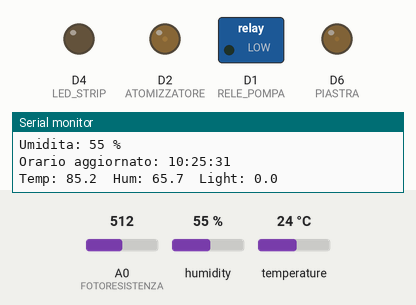
Simulated run of this sketch. Board: ESP8266 (NodeMCU). On the bench: switched loads named in the sketch (green lamp = pin HIGH), output pins drawn as LEDs (lit = HIGH), the last lines printed to the serial monitor. The inputs (shaded band) are chosen by the test bench; at power-on: humidity 55 %, A0 (FOTORESISTENZA) = 512, temperature 24 °C. WiFi joins after 1.5 s; servers stay silent unless stated; network time is answered at once with the bench clock; the local clock reads 2024-03-15 10:24:30 at power-on unless the sketch sets it; pins used as bus, display or sensor lines are not drawn.

Above: at 2.7 s.
2.8 s: humidity set to 22 %
6.3 s: A0 (FOTORESISTENZA) set to 465
At 8.23 s:
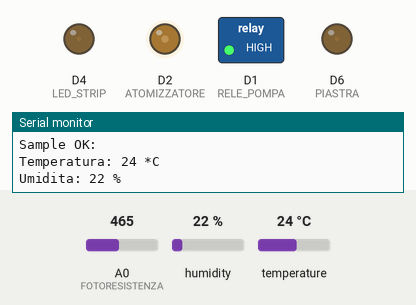
9.8 s: temperature set to 6 °C
At 12.14 s:
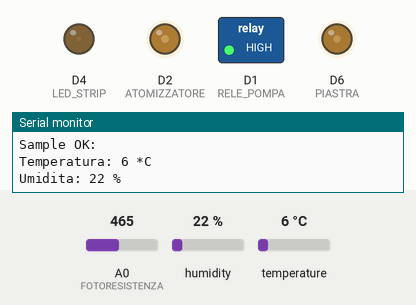
13.5 s: A0 (FOTORESISTENZA) set to 485
At 13.8 s:
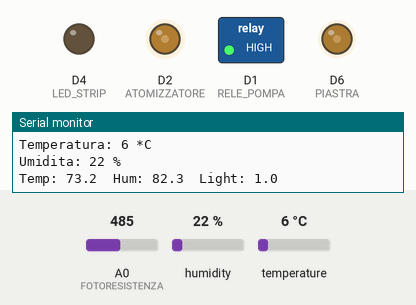
17.0 s: humidity set to 40 %
20.5 s: A0 (FOTORESISTENZA) set to 306
At 28.1 s:
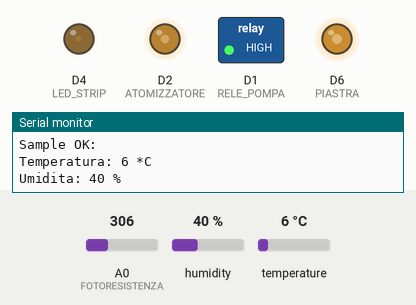
Timing chart, 0 to 41.8 s (numbered marks = the images above; inputs shaded):
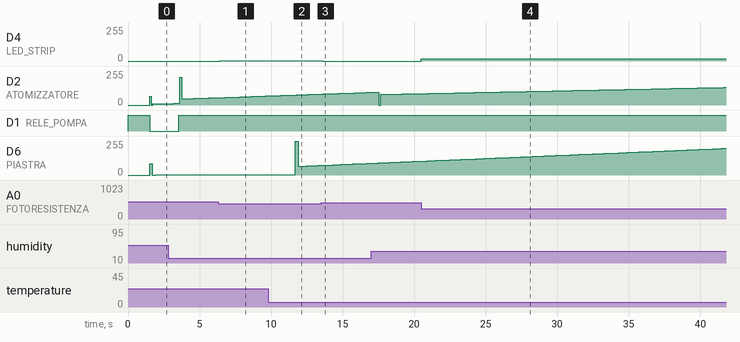

The sketch:

progetto_sisemb.ino
```cpp
#include <TaskScheduler.h>
#include <SimpleDHT.h>
#include <QuickPID.h>
#include <NTPClient.h>
#include <ESP8266WiFi.h>
#include <WiFiUdp.h>

/*   Configurazione   */

#define RELE_POMPA D1
#define ATOMIZZATORE D2
#define LED_STRIP D4
#define FOTORESISTENZA_ENABLE D5
#define PIASTRA D6
#define FOTORESISTENZA A0
#define DHT11_PIN D7

SimpleDHT11 dht11(DHT11_PIN);


#define TEMPO_EROGAZIONE 1000 // In millisecondi


/* Prototipi funzioni */

void pwm_resistenza( );
void modalita_luce( );
void accendi_pompa( );
void spegni_pompa( );
void update_tempo( );
void pwm_atom( );
void pwm_led( );
void pwm_res( );
void leggi( );
void print( );
void sync( );


/*   Globali   */

const char *ssid     = "your ssid";
const char *password = "your password";

const long utcOffsetInSeconds = 3600;

int ore = 0, minuti = 0, secondi = 0;

// Definisco client NTP
WiFiUDP ntpUDP;
NTPClient timeClient(ntpUDP, "pool.ntp.org", utcOffsetInSeconds);

long timer_pompa = 0;
Scheduler scheduler;

float kp_led = 0.1, ki_led = 0, kd_led = 0;                 //
float kp_piastra = 3.5, ki_piastra = 0.5, kd_piastra = 1.3;   // COSTANTI PID
float kp_neb = 1, ki_neb = 0.1, kd_neb = 0.5;                 //

float luce_setpoint = 475, luce_in, luce_out;                       //
float temperatura_setpoint = 24.0, temperatura_in, temperatura_out; // Setpoint, variabili di input e output
float umid_aria_setpoint = 65.0, umid_aria_in, umid_aria_out;       //

QuickPID PID_led(&luce_in, &luce_out, &luce_setpoint);
QuickPID PID_piastra(&temperatura_in, &temperatura_out, &temperatura_setpoint);
QuickPID PID_neb(&umid_aria_in, &umid_aria_out, &umid_aria_setpoint);

/*   TASK   */

//Task modalita_notte(1 * TASK_MINUTE, TASK_FOREVER, modalita_luce);
Task aggiorna_orario(1 * TASK_MINUTE, TASK_FOREVER, update_tempo);
Task sincronizza_ora(6 * TASK_HOUR, TASK_FOREVER, sync);
Task controllo_pompa(4 * TASK_HOUR, TASK_FOREVER, accendi_pompa);
Task controllo_res(0.2 * TASK_SECOND, TASK_FOREVER, pwm_res);
Task stop_pompa(2 * TASK_SECOND, TASK_FOREVER, spegni_pompa);
Task controllo_atom(0.02 * TASK_SECOND, TASK_FOREVER, pwm_atom);
Task controllo_led(0.1 * TASK_SECOND, TASK_FOREVER, pwm_led);
Task leggi_DHT(2 * TASK_SECOND, TASK_FOREVER, leggi);
Task stampa_output(4 * TASK_SECOND, TASK_FOREVER, print);


void setup_Wifi( ) {
  WiFi.begin(ssid, password);

  Serial.printf("\n\nConnettendo a %s\n", ssid);

  while ( WiFi.status() != WL_CONNECTED ) {
    delay(500);
    Serial.print(".");
  }
  Serial.print("Connessione stabilita\n\n");
}

void set_PID_parameters( ) {

  PID_led.SetTunings(kp_led, ki_led, kd_led);
  PID_led.SetMode(PID_led.Control::automatic);
  PID_led.SetOutputLimits(0, 230);

  PID_piastra.SetTunings(kp_piastra, ki_piastra, kd_piastra);
  PID_piastra.SetMode(PID_piastra.Control::automatic);
  //PID_piastra.SetOutputLimits(0, 190);                // Evito di scaldare troppo la piastra

  PID_neb.SetTunings(kp_neb, ki_neb, kd_neb);
  PID_neb.SetMode(PID_neb.Control::automatic);
}

void setup_scheduler( ) {
  scheduler.init( );

  scheduler.addTask(sincronizza_ora);
  sincronizza_ora.enable( );

  /*scheduler.addTask(modalita_notte);
  modalita_notte.enable( );*/

  scheduler.addTask(controllo_led);
  controllo_led.enable( );

  scheduler.addTask(controllo_pompa);
  controllo_pompa.enable( );

  scheduler.addTask(controllo_res);
  controllo_res.enable( );

  scheduler.addTask(stop_pompa);
  stop_pompa.disable( );

  scheduler.addTask(controllo_atom);
  controllo_atom.enable( );

  scheduler.addTask(leggi_DHT);
  leggi_DHT.enable( );

  scheduler.addTask(aggiorna_orario);
  aggiorna_orario.enable( );

  scheduler.addTask(stampa_output);
  stampa_output.enable( );
}


void setup() {

  pinMode(RELE_POMPA, OUTPUT);
  pinMode(ATOMIZZATORE, OUTPUT);
  pinMode(FOTORESISTENZA_ENABLE, OUTPUT);
  pinMode(LED_STRIP, OUTPUT);
  pinMode(FOTORESISTENZA, INPUT);

  digitalWrite(LED_STRIP, LOW);
  digitalWrite(ATOMIZZATORE, LOW);
  digitalWrite(RELE_POMPA, HIGH);
  digitalWrite(FOTORESISTENZA_ENABLE, LOW);
  digitalWrite(PIASTRA, LOW);

  Serial.begin(9600);

  setup_Wifi( );
  set_PID_parameters( );
  setup_scheduler( );
  timeClient.begin( );

}

void loop() {

  scheduler.execute( );

}


void accendi_pompa( ) {

  Serial.println("ACCENDENDO POMPA");
  digitalWrite(RELE_POMPA, LOW);
  timer_pompa = millis( );
  stop_pompa.enable( );

}

void spegni_pompa( ) {

  if ((millis( ) - timer_pompa) > TEMPO_EROGAZIONE) {
    Serial.println("SPEGNENDO POMPA");
    digitalWrite(RELE_POMPA, HIGH);
    stop_pompa.disable( );
  }
}

void pwm_res( ) {

  PID_piastra.Compute( );
  analogWrite(PIASTRA, temperatura_out);

}

void pwm_atom( ) {

  PID_neb.Compute( );
  analogWrite(ATOMIZZATORE, umid_aria_out);

}

void pwm_led( ) {

  digitalWrite(FOTORESISTENZA_ENABLE, HIGH);
  luce_in = (float) analogRead(FOTORESISTENZA);
  PID_led.Compute( );
  analogWrite(LED_STRIP, luce_out);
  digitalWrite(FOTORESISTENZA_ENABLE, LOW);

}

void leggi( ) {

  byte temp = 0, humid = 0;
  int err = SimpleDHTErrSuccess;
  if((err = dht11.read(&temp, &humid, NULL)) != SimpleDHTErrSuccess) {
    Serial.print("Lettura DHT11 fallita, errore = "); Serial.println(SimpleDHTErrCode(err));
    return;
  }

  temperatura_in = ((float) temp);
  umid_aria_in = ((float) humid);
  Serial.printf("Sample OK: \nTemperatura: %d *C\nUmidita: %d %\n", (int) temp, (int) humid);
}

void sync( ) {

  Serial.print("Sincronizzo orario\n");

  timeClient.update( );
  ore = timeClient.getHours( );
  minuti = timeClient.getMinutes( );
  secondi = timeClient.getSeconds( );

  Serial.printf("Orario ufficiale: %d:%d:%d\n\n", ore, minuti, secondi);
}

void modalita_luce( ) {

  if ((ore > 20 || ore < 7) && !controllo_led.isEnabled( ))
    controllo_led.enable( );
  else if ((ore > 6 && ore < 21) && controllo_led.isEnabled( )) {
    controllo_led.disable( );
    analogWrite(LED_STRIP, 0);
  }
}

void update_tempo( ) {

  minuti = (minuti + 1) % 60;
  if (!minuti) ore = (ore + 1) % 24;

  Serial.printf("Orario aggiornato: %d:%d:%d\n\n", ore, minuti, secondi);

}

void print( ) {

  Serial.printf("Temp: %.1f\tHum: %.1f\tLight: %.1f\n", temperatura_out, umid_aria_out, luce_out);

}
```

Measured:
- after the input at 6.3 s, D4 (LED_STRIP): 0/255 → 1/255 after 0.10 s
- after the input at 9.8 s, D6 (PIASTRA): 1/255 → 255/255 after 1.9 s, → 66/255 0.20 s later, → 67/255 0.40 s later, → 68/255 0.20 s later, … (8 changes in this stretch)
- after the input at 13.5 s, D4 (LED_STRIP): 1/255 → 0/255 after 0.10 s
- after the input at 20.5 s, D4 (LED_STRIP): 0/255 → 16/255 at once
